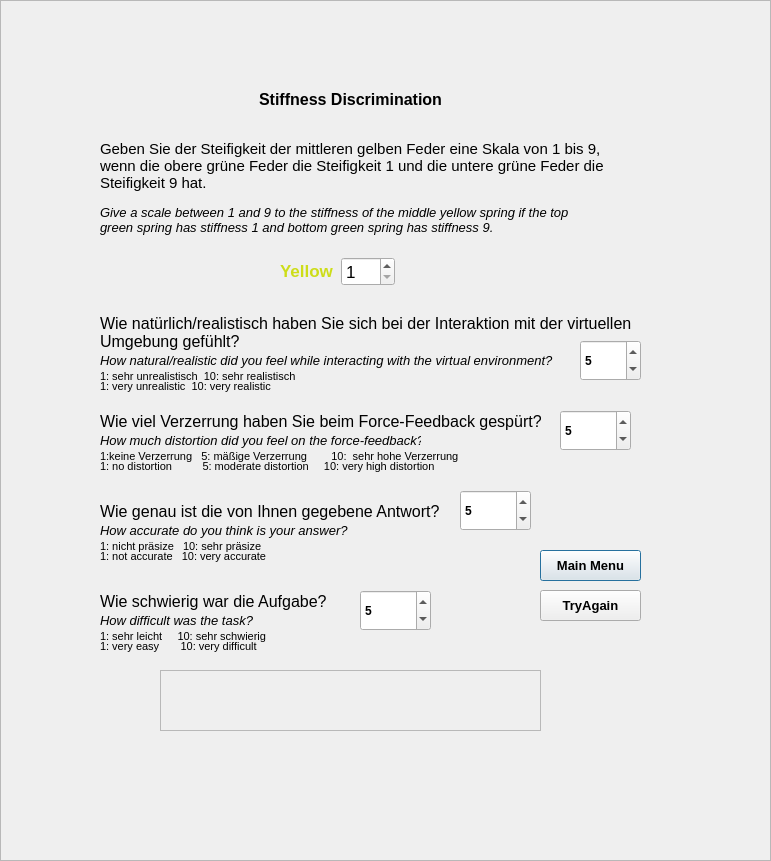
<?xml version="1.0" encoding="UTF-8"?>
<ui version="4.0">
 <class>questionstiffness_trial</class>
 <widget class="QDialog" name="questionstiffness_trial">
  <property name="geometry">
   <rect>
    <x>0</x>
    <y>0</y>
    <width>771</width>
    <height>861</height>
   </rect>
  </property>
  <property name="windowTitle">
   <string>Questionnaire for Stiffness Discrimination Task</string>
  </property>
  <widget class="QFrame" name="frame">
   <property name="geometry">
    <rect>
     <x>0</x>
     <y>0</y>
     <width>771</width>
     <height>861</height>
    </rect>
   </property>
   <property name="frameShape">
    <enum>QFrame::StyledPanel</enum>
   </property>
   <property name="frameShadow">
    <enum>QFrame::Raised</enum>
   </property>
   <widget class="QFrame" name="frame_2">
    <property name="geometry">
     <rect>
      <x>160</x>
      <y>670</y>
      <width>381</width>
      <height>61</height>
     </rect>
    </property>
    <property name="frameShape">
     <enum>QFrame::StyledPanel</enum>
    </property>
    <property name="frameShadow">
     <enum>QFrame::Raised</enum>
    </property>
   </widget>
   <widget class="QPushButton" name="MainMenu">
    <property name="geometry">
     <rect>
      <x>540</x>
      <y>550</y>
      <width>101</width>
      <height>31</height>
     </rect>
    </property>
    <property name="sizePolicy">
     <sizepolicy hsizetype="Preferred" vsizetype="Preferred">
      <horstretch>0</horstretch>
      <verstretch>0</verstretch>
     </sizepolicy>
    </property>
    <property name="font">
     <font>
      <pointsize>10</pointsize>
      <bold>true</bold>
     </font>
    </property>
    <property name="text">
     <string>Main Menu</string>
    </property>
   </widget>
   <widget class="QLabel" name="label_15">
    <property name="geometry">
     <rect>
      <x>100</x>
      <y>630</y>
      <width>191</width>
      <height>20</height>
     </rect>
    </property>
    <property name="font">
     <font>
      <pointsize>8</pointsize>
     </font>
    </property>
    <property name="text">
     <string>1: sehr leicht     10: sehr schwierig</string>
    </property>
    <property name="alignment">
     <set>Qt::AlignLeading|Qt::AlignLeft|Qt::AlignTop</set>
    </property>
   </widget>
   <widget class="QSpinBox" name="spinBox_3">
    <property name="geometry">
     <rect>
      <x>460</x>
      <y>490</y>
      <width>71</width>
      <height>41</height>
     </rect>
    </property>
    <property name="font">
     <font>
      <bold>true</bold>
     </font>
    </property>
    <property name="layoutDirection">
     <enum>Qt::LeftToRight</enum>
    </property>
    <property name="autoFillBackground">
     <bool>false</bool>
    </property>
    <property name="buttonSymbols">
     <enum>QAbstractSpinBox::UpDownArrows</enum>
    </property>
    <property name="minimum">
     <number>1</number>
    </property>
    <property name="maximum">
     <number>10</number>
    </property>
    <property name="value">
     <number>5</number>
    </property>
   </widget>
   <widget class="QSpinBox" name="spinBox_4">
    <property name="geometry">
     <rect>
      <x>360</x>
      <y>590</y>
      <width>71</width>
      <height>41</height>
     </rect>
    </property>
    <property name="font">
     <font>
      <bold>true</bold>
     </font>
    </property>
    <property name="layoutDirection">
     <enum>Qt::LeftToRight</enum>
    </property>
    <property name="autoFillBackground">
     <bool>false</bool>
    </property>
    <property name="buttonSymbols">
     <enum>QAbstractSpinBox::UpDownArrows</enum>
    </property>
    <property name="minimum">
     <number>1</number>
    </property>
    <property name="maximum">
     <number>10</number>
    </property>
    <property name="value">
     <number>5</number>
    </property>
   </widget>
   <widget class="QLabel" name="label_4">
    <property name="geometry">
     <rect>
      <x>100</x>
      <y>520</y>
      <width>321</width>
      <height>20</height>
     </rect>
    </property>
    <property name="font">
     <font>
      <pointsize>10</pointsize>
      <italic>true</italic>
     </font>
    </property>
    <property name="text">
     <string>How accurate do you think is your answer?</string>
    </property>
   </widget>
   <widget class="QLabel" name="label_16">
    <property name="geometry">
     <rect>
      <x>100</x>
      <y>550</y>
      <width>191</width>
      <height>20</height>
     </rect>
    </property>
    <property name="font">
     <font>
      <pointsize>8</pointsize>
     </font>
    </property>
    <property name="text">
     <string>1: not accurate   10: very accurate</string>
    </property>
    <property name="alignment">
     <set>Qt::AlignLeading|Qt::AlignLeft|Qt::AlignTop</set>
    </property>
   </widget>
   <widget class="QLabel" name="label_3">
    <property name="geometry">
     <rect>
      <x>100</x>
      <y>350</y>
      <width>461</width>
      <height>20</height>
     </rect>
    </property>
    <property name="font">
     <font>
      <pointsize>10</pointsize>
      <italic>true</italic>
     </font>
    </property>
    <property name="text">
     <string>How natural/realistic did you feel while interacting with the virtual environment?</string>
    </property>
   </widget>
   <widget class="QWidget" name="layoutWidget_2">
    <property name="geometry">
     <rect>
      <x>280</x>
      <y>240</y>
      <width>117</width>
      <height>65</height>
     </rect>
    </property>
    <layout class="QVBoxLayout" name="verticalLayout_2"/>
   </widget>
   <widget class="QLabel" name="label_17">
    <property name="geometry">
     <rect>
      <x>100</x>
      <y>380</y>
      <width>181</width>
      <height>20</height>
     </rect>
    </property>
    <property name="font">
     <font>
      <pointsize>8</pointsize>
     </font>
    </property>
    <property name="text">
     <string>1: very unrealistic  10: very realistic</string>
    </property>
    <property name="alignment">
     <set>Qt::AlignLeading|Qt::AlignLeft|Qt::AlignTop</set>
    </property>
   </widget>
   <widget class="QLabel" name="label_18">
    <property name="geometry">
     <rect>
      <x>100</x>
      <y>500</y>
      <width>421</width>
      <height>21</height>
     </rect>
    </property>
    <property name="font">
     <font>
      <pointsize>12</pointsize>
     </font>
    </property>
    <property name="text">
     <string>Wie genau ist die von Ihnen gegebene Antwort?</string>
    </property>
    <property name="alignment">
     <set>Qt::AlignBottom|Qt::AlignLeading|Qt::AlignLeft</set>
    </property>
   </widget>
   <widget class="QLabel" name="label_19">
    <property name="geometry">
     <rect>
      <x>100</x>
      <y>590</y>
      <width>281</width>
      <height>21</height>
     </rect>
    </property>
    <property name="font">
     <font>
      <pointsize>12</pointsize>
     </font>
    </property>
    <property name="text">
     <string>Wie schwierig war die Aufgabe?</string>
    </property>
    <property name="alignment">
     <set>Qt::AlignBottom|Qt::AlignLeading|Qt::AlignLeft</set>
    </property>
   </widget>
   <widget class="QLabel" name="label_5">
    <property name="geometry">
     <rect>
      <x>100</x>
      <y>610</y>
      <width>201</width>
      <height>20</height>
     </rect>
    </property>
    <property name="font">
     <font>
      <pointsize>10</pointsize>
      <italic>true</italic>
     </font>
    </property>
    <property name="text">
     <string>How difficult was the task?</string>
    </property>
   </widget>
   <widget class="QLabel" name="label_20">
    <property name="geometry">
     <rect>
      <x>100</x>
      <y>300</y>
      <width>541</width>
      <height>51</height>
     </rect>
    </property>
    <property name="font">
     <font>
      <pointsize>12</pointsize>
     </font>
    </property>
    <property name="text">
     <string>Wie natürlich/realistisch haben Sie sich bei der Interaktion mit der virtuellen Umgebung gefühlt?</string>
    </property>
    <property name="alignment">
     <set>Qt::AlignBottom|Qt::AlignLeading|Qt::AlignLeft</set>
    </property>
    <property name="wordWrap">
     <bool>true</bool>
    </property>
   </widget>
   <widget class="QSpinBox" name="spinBox">
    <property name="geometry">
     <rect>
      <x>580</x>
      <y>340</y>
      <width>61</width>
      <height>41</height>
     </rect>
    </property>
    <property name="font">
     <font>
      <bold>true</bold>
     </font>
    </property>
    <property name="layoutDirection">
     <enum>Qt::LeftToRight</enum>
    </property>
    <property name="autoFillBackground">
     <bool>false</bool>
    </property>
    <property name="buttonSymbols">
     <enum>QAbstractSpinBox::UpDownArrows</enum>
    </property>
    <property name="minimum">
     <number>1</number>
    </property>
    <property name="maximum">
     <number>10</number>
    </property>
    <property name="value">
     <number>5</number>
    </property>
   </widget>
   <widget class="QLabel" name="label_2">
    <property name="geometry">
     <rect>
      <x>100</x>
      <y>130</y>
      <width>521</width>
      <height>71</height>
     </rect>
    </property>
    <property name="font">
     <font>
      <pointsize>11</pointsize>
     </font>
    </property>
    <property name="text">
     <string>Geben Sie der Steifigkeit der mittleren gelben Feder eine Skala von 1 bis 9, wenn die obere grüne Feder die Steifigkeit 1 und die untere grüne Feder die Steifigkeit 9 hat.</string>
    </property>
    <property name="wordWrap">
     <bool>true</bool>
    </property>
   </widget>
   <widget class="QLabel" name="label_21">
    <property name="geometry">
     <rect>
      <x>100</x>
      <y>200</y>
      <width>501</width>
      <height>41</height>
     </rect>
    </property>
    <property name="font">
     <font>
      <pointsize>10</pointsize>
      <italic>true</italic>
     </font>
    </property>
    <property name="text">
     <string>&lt;html&gt;&lt;head/&gt;&lt;body&gt;&lt;p&gt;Give a scale between 1 and 9 to the stiffness of the middle yellow spring if the top green spring has stiffness 1 and bottom green spring has stiffness 9.&lt;/p&gt;&lt;/body&gt;&lt;/html&gt;</string>
    </property>
    <property name="wordWrap">
     <bool>true</bool>
    </property>
   </widget>
   <widget class="QWidget" name="layoutWidget">
    <property name="geometry">
     <rect>
      <x>280</x>
      <y>240</y>
      <width>115</width>
      <height>63</height>
     </rect>
    </property>
    <layout class="QHBoxLayout" name="horizontalLayout_3">
     <item>
      <widget class="QLabel" name="label_8">
       <property name="font">
        <font>
         <pointsize>13</pointsize>
         <bold>true</bold>
         <underline>false</underline>
         <strikeout>false</strikeout>
        </font>
       </property>
       <property name="text">
        <string>&lt;html&gt;&lt;head/&gt;&lt;body&gt;&lt;p&gt;&lt;span style=&quot; color:#cddd19;&quot;&gt;Yellow&lt;/span&gt;&lt;/p&gt;&lt;/body&gt;&lt;/html&gt;</string>
       </property>
      </widget>
     </item>
     <item>
      <widget class="QSpinBox" name="spinBox_2">
       <property name="font">
        <font>
         <pointsize>13</pointsize>
        </font>
       </property>
       <property name="minimum">
        <number>1</number>
       </property>
       <property name="maximum">
        <number>9</number>
       </property>
      </widget>
     </item>
    </layout>
   </widget>
   <widget class="QLabel" name="label_22">
    <property name="geometry">
     <rect>
      <x>100</x>
      <y>370</y>
      <width>311</width>
      <height>20</height>
     </rect>
    </property>
    <property name="font">
     <font>
      <pointsize>8</pointsize>
     </font>
    </property>
    <property name="text">
     <string>1: sehr unrealistisch  10: sehr realistisch</string>
    </property>
    <property name="alignment">
     <set>Qt::AlignLeading|Qt::AlignLeft|Qt::AlignTop</set>
    </property>
   </widget>
   <widget class="QLabel" name="label_23">
    <property name="geometry">
     <rect>
      <x>100</x>
      <y>410</y>
      <width>441</width>
      <height>21</height>
     </rect>
    </property>
    <property name="font">
     <font>
      <pointsize>12</pointsize>
     </font>
    </property>
    <property name="text">
     <string>Wie viel Verzerrung haben Sie beim Force-Feedback gespürt?</string>
    </property>
    <property name="alignment">
     <set>Qt::AlignBottom|Qt::AlignLeading|Qt::AlignLeft</set>
    </property>
   </widget>
   <widget class="QLabel" name="label_24">
    <property name="geometry">
     <rect>
      <x>100</x>
      <y>450</y>
      <width>361</width>
      <height>20</height>
     </rect>
    </property>
    <property name="font">
     <font>
      <pointsize>8</pointsize>
     </font>
    </property>
    <property name="text">
     <string>1:keine Verzerrung   5: mäßige Verzerrung        10:  sehr hohe Verzerrung</string>
    </property>
    <property name="alignment">
     <set>Qt::AlignLeading|Qt::AlignLeft|Qt::AlignTop</set>
    </property>
   </widget>
   <widget class="QLabel" name="label_6">
    <property name="geometry">
     <rect>
      <x>100</x>
      <y>430</y>
      <width>321</width>
      <height>20</height>
     </rect>
    </property>
    <property name="font">
     <font>
      <pointsize>10</pointsize>
      <italic>true</italic>
     </font>
    </property>
    <property name="text">
     <string>How much distortion did you feel on the force-feedback?</string>
    </property>
   </widget>
   <widget class="QSpinBox" name="spinBox_5">
    <property name="geometry">
     <rect>
      <x>560</x>
      <y>410</y>
      <width>71</width>
      <height>41</height>
     </rect>
    </property>
    <property name="font">
     <font>
      <bold>true</bold>
     </font>
    </property>
    <property name="layoutDirection">
     <enum>Qt::LeftToRight</enum>
    </property>
    <property name="autoFillBackground">
     <bool>false</bool>
    </property>
    <property name="buttonSymbols">
     <enum>QAbstractSpinBox::UpDownArrows</enum>
    </property>
    <property name="minimum">
     <number>1</number>
    </property>
    <property name="maximum">
     <number>10</number>
    </property>
    <property name="value">
     <number>5</number>
    </property>
   </widget>
   <widget class="QLabel" name="label_25">
    <property name="geometry">
     <rect>
      <x>100</x>
      <y>460</y>
      <width>361</width>
      <height>20</height>
     </rect>
    </property>
    <property name="font">
     <font>
      <pointsize>8</pointsize>
     </font>
    </property>
    <property name="text">
     <string>1: no distortion          5: moderate distortion     10: very high distortion</string>
    </property>
    <property name="alignment">
     <set>Qt::AlignLeading|Qt::AlignLeft|Qt::AlignTop</set>
    </property>
   </widget>
   <widget class="QLabel" name="label_26">
    <property name="geometry">
     <rect>
      <x>100</x>
      <y>540</y>
      <width>191</width>
      <height>20</height>
     </rect>
    </property>
    <property name="font">
     <font>
      <pointsize>8</pointsize>
     </font>
    </property>
    <property name="text">
     <string>1: nicht präsize   10: sehr präsize</string>
    </property>
    <property name="alignment">
     <set>Qt::AlignLeading|Qt::AlignLeft|Qt::AlignTop</set>
    </property>
   </widget>
   <widget class="QLabel" name="label_27">
    <property name="geometry">
     <rect>
      <x>100</x>
      <y>640</y>
      <width>191</width>
      <height>20</height>
     </rect>
    </property>
    <property name="font">
     <font>
      <pointsize>8</pointsize>
     </font>
    </property>
    <property name="text">
     <string>1: very easy       10: very difficult</string>
    </property>
    <property name="alignment">
     <set>Qt::AlignLeading|Qt::AlignLeft|Qt::AlignTop</set>
    </property>
   </widget>
   <widget class="QPushButton" name="TryAgain">
    <property name="geometry">
     <rect>
      <x>540</x>
      <y>590</y>
      <width>101</width>
      <height>31</height>
     </rect>
    </property>
    <property name="font">
     <font>
      <pointsize>10</pointsize>
      <bold>true</bold>
     </font>
    </property>
    <property name="text">
     <string>TryAgain</string>
    </property>
   </widget>
   <widget class="QLabel" name="label">
    <property name="geometry">
     <rect>
      <x>230</x>
      <y>90</y>
      <width>241</width>
      <height>31</height>
     </rect>
    </property>
    <property name="font">
     <font>
      <pointsize>10</pointsize>
      <bold>true</bold>
     </font>
    </property>
    <property name="text">
     <string>&lt;html&gt;&lt;head/&gt;&lt;body&gt;&lt;p&gt;&lt;span style=&quot; font-size:12pt;&quot;&gt;Stiffness Discrimination&lt;/span&gt;&lt;/p&gt;&lt;/body&gt;&lt;/html&gt;</string>
    </property>
    <property name="alignment">
     <set>Qt::AlignHCenter|Qt::AlignTop</set>
    </property>
    <property name="wordWrap">
     <bool>false</bool>
    </property>
    <property name="margin">
     <number>2</number>
    </property>
   </widget>
  </widget>
 </widget>
 <resources/>
 <connections/>
</ui>
